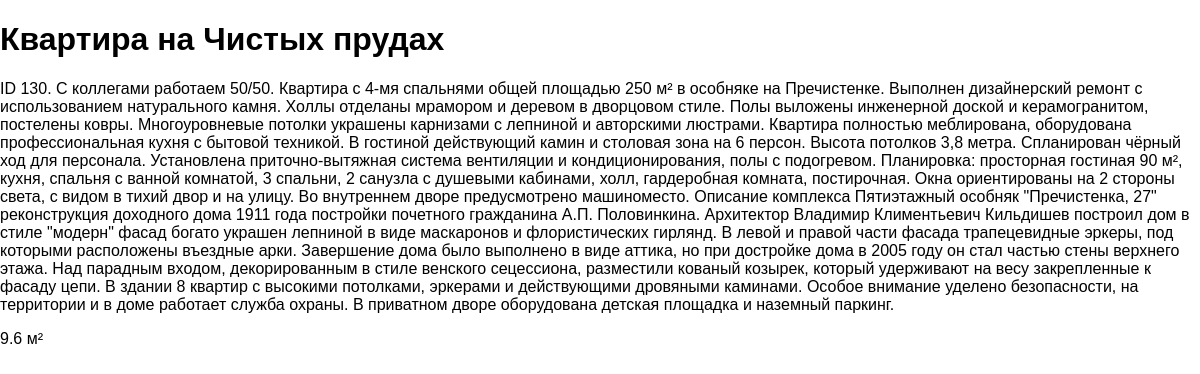
The page / on the database its author committed.
### main/models.py (models this page shows, shortened)
class Estate(models.Model):
    title = models.CharField(verbose_name="Название", max_length=255, null=True, blank=True)
    description = models.TextField(verbose_name="Описание", null=True, blank=True)
    price = models.PositiveBigIntegerField(verbose_name="Цена")
    currency = models.CharField(verbose_name="Валюта", max_length=32, choices=CURRENCY, default=DOLLAR)
    area = models.PositiveIntegerField(verbose_name="Площадь")
    room_amount = models.PositiveSmallIntegerField(verbose_name="Количество комнат")
    type = models.CharField(verbose_name="Тип недвижимости", max_length=64, choices=ESTATE_TYPE, default=FLAT)
    def get_price_per_meter(self):
        return f'{self.price / self.area} м²'
    def get_title(self):
        return self.title if self.title else f'{self.area} м², {self.room_amount} комнат'

### main/views.py (the view)
# urls.py: path('', views.index, name='authentication'),
def index(request):
    estates = Estate.objects.all()
    return render(request, "index.html", {'estates': estates})

### main/templates/index.html
{% extends "base.html" %}
{% block body %}
{% for estate in estates %}
<h1>{{ estate.get_title }}</h1>
<p>{{ estate.description }}</p>
<p class="hello">{{ estate.get_price_per_meter }}</p>
{% endfor %}
{% endblock %}

### authentication/templates/base.html (shortened to what this page needs)
{% load static %}
<!DOCTYPE html>
<html lang="en">
<head>
    <link rel="stylesheet" href="{% static 'styles/styles.css' %}">
</head>
<body>
    {% block body %}
    {% endblock %}
</body>
</html>

### main/static/styles/styles.css (style rules this page uses)
body { margin: 0; padding: 0; font-family: sans-serif; overflow-wrap: break-word; flex-wrap: wrap; }

### rows shown on the page
Estate: get_title "Квартира на Чистых прудах", description "ID 130. С коллегами работаем 50/50. Квартира с 4-мя спальнями общей площадью 250 м² в особняке на Пречистенке. Выполнен дизайнерский ремонт с использованием натурального камня. Холлы отделаны мрамором и деревом в дворцовом стиле. Полы выложены инженерной доской и керамогранитом, постелены ковры. Многоуровневые потолки украшены карнизами с лепниной и авторскими люстрами. Квартира полностью меблирована, оборудована профессиональная кухня с бытовой техникой. В гостиной действующий камин и столовая зона на 6 персон. Высота потолков 3,8 метра. Спланирован чёрный ход для персонала. Установлена приточно-вытяжная система вентиляции и кондиционирования, полы с подогревом. Планировка: просторная…", get_price_per_meter "9.6 м²"
